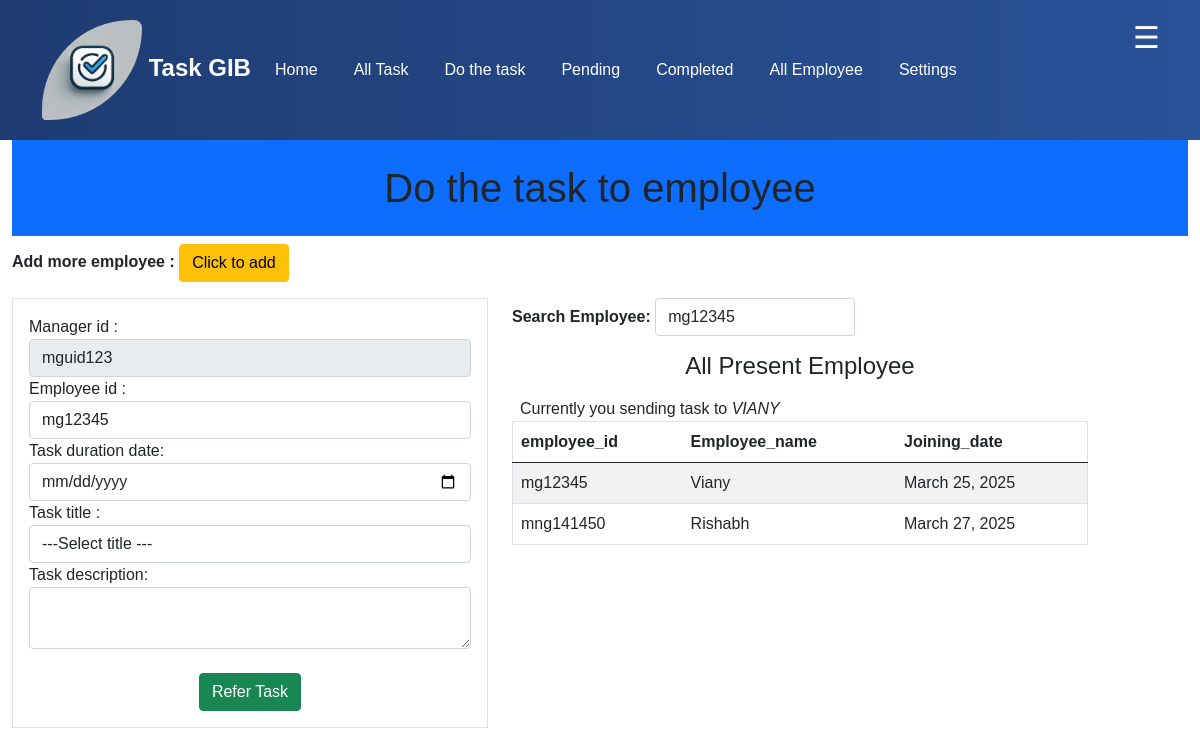
Page /managertouser/mg12345 (signed in) on the committed database.
### todoapp/models.py (models this page shows, shortened)
class CustomUser(AbstractUser):
    username =None
    phone_number = models.CharField(max_length=255,unique=True, default="")
    email = models.EmailField(unique=True ,null=True,blank=True)
    user_id = models.CharField(unique=True, null=True, blank=True,max_length=255,default='')
    boss_id = models.CharField(unique=True,null=True, blank=True,max_length=255)
    password = models.CharField(max_length=255)
    manager_code = models.CharField(max_length=255, null=True, blank=True , default='')
    USERNAME_FIELD = 'phone_number'
    REQUIRED_FIELDS = ['email']
    objects = UserManager()

class EmployeeModel(models.Model):
    emp_user = models.OneToOneField(CustomUser, on_delete=models.CASCADE, related_name='employee', null=True, blank=True ,default="")
    manager_id = models.ForeignKey(BossCustomUser, on_delete=models.CASCADE,default='', related_name='manegr_employee')
    employee_id = models.CharField(max_length=255, unique=True)
    employee_name = models.CharField(max_length=255)
    employee_email = models.EmailField()
    phone_number = models.CharField(max_length=15, blank=True ,default='Not Found')
    employee_DOB = models.DateField()
    employee_joining_date =models.DateField(auto_now_add=True)
    employee_id_card_choice = (
        ('Pancard','Pancard'),
        ('Aadharcard', 'Aadharcard'),
        ('Pending','Pending'),
    )
    employee_id_card = models.CharField(max_length=255, choices=employee_id_card_choice, default="Pending")
    card = models.CharField(max_length=255,default="Add", blank=True)
    def __str__(self):
        return self.employee_id

### todoapp/views.py (the view, shortened to what this page needs)
# urls.py: path('managertouser', views.managerToUserTask),
@login_required
def managerToUserTask(request, employee_id=None):
    all_emp = BossCustomUser.objects.get(boss_id=request.user.boss_id)
    emp_data = EmployeeModel.objects.filter(manager_id=all_emp)
    if employee_id:
        data_of_employee = EmployeeModel.objects.get(employee_id = employee_id)
        if data_of_employee is not None:
                return render(request, 'managertousertask.html', {'emp_fill':data_of_employee,'allemp': emp_data})
        else:
            pass

### todoapp/templates/managertousertask.html (shortened to what this page needs)
{% extends 'header.html' %}
{% load static %}
{% block 'content' %}
<div class="container-fluid">
    <h1 class="p-4 text-center bg-primary">Do the task to employee </h1>
    <div class="row">
        <p><strong>Add more employee : </strong> <a href="../create-employee" class="btn btn-warning"> Click to add</a> </p>
        <div class="col-lg-5">
            <form action="../managertouser" class="border p-3" method="post">
                <div class="form-group">
                    Manager id :
                    <input type="text"  disabled value="{{request.user.boss_id}}" class="form-control">
                </div>
                <div class="form-group">
                    Employee id :
                    <input type="text" name="emp_id" value="{{emp_fill}}" required placeholder="Enter user id" class="form-control">
                </div>
                <div class="form-group">
                    Task duration date:
                    <input type="date" required name="d-date" class="form-control">
                </div>
                <div class="form-group">
                    Task title :
                    <select class="form-control" name="task-title" id="">
                        <option selected disabled > ---Select title ---</option>
                    </select>
                </div>
                <div class="form-group">
                    Task description:
                    <textarea name="" class="form-control" name="task-des" id="" cols="me-auto" rows="me-auto" ></textarea>
                </div>
                <div class="form-group text-center mt-4">
                        <input type="submit" class="btn btn-success" value="Refer Task">
                </div>
            </form>
        </div>
        <div class="col-lg-6">
            <div class="row">
                <div class="messaging">
                    <div>
                        <strong>Search Employee:</strong>
                        <input type="search" id="searchInput"  onkeyup="searchTable()" placeholder="Search employee" value="{{emp_fill}}" class="form-control" style="width: 200px; display: inline;">
                    </div>
                    <h4 class="text-center m-3"> All Present Employee </h4>
                    {% if emp_fill %}
                    <span class=" p-2 "> Currently you sending task to <em>{{emp_fill.employee_name | upper}}</em> </span>
                    {% endif %}
                </div>
                <div style="height: 250px; overflow-y: scroll;" class="col-lg-12 col-sm-12 col-md-12 table-responsive-md">
                    <table id="dataTable" class="table border table-striped col-md-12 table-responsive-md " >
                        <thead>
                            <tr>
                                <th>employee_id</th>
                                <th>Employee_name</th>
                                <th>Joining_date</th>
                            </tr>
                        </thead>
                        <tbody>
                            {% for e in allemp %}
                            <tr class="">
                                <td>{{e.employee_id}}</td>
                                <td>{{e.employee_name}}</td>
                                <td>{{e.employee_joining_date}}</td>
                            </tr>
                            {% endfor %}
                        </tbody>
                    </table>
                </div>
            </div>
        </div>
        <div class="col-lg-1 col">
        </div>
    </div>
</div>
{% endblock %}

### static/css/style-main.css (style rules this page uses)
body { font-family: Arial, sans-serif; }

### rows in the picture
CustomUser: user.boss_id "mguid123"
EmployeeModel: emp_id "mg12345", employee "mg12345", employee_name "VIANY", employee_id "mg12345", employee_name "Viany", employee_joining_date "March 25, 2025"
EmployeeModel: employee_id "mng141450", employee_name "Rishabh", employee_joining_date "March 27, 2025"
